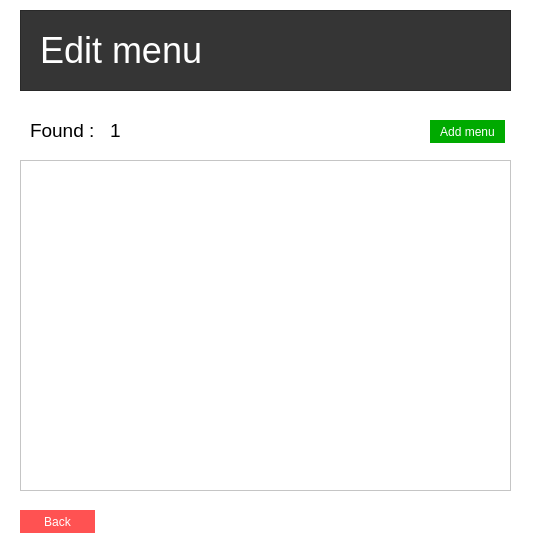
<?xml version="1.0" encoding="UTF-8"?>
<ui version="4.0">
 <class>Dialog</class>
 <widget class="QDialog" name="Dialog">
  <property name="geometry">
   <rect>
    <x>0</x>
    <y>0</y>
    <width>533</width>
    <height>541</height>
   </rect>
  </property>
  <property name="windowTitle">
   <string>Dialog</string>
  </property>
  <property name="styleSheet">
   <string notr="true">background-color: rgb(255, 255, 255);</string>
  </property>
  <widget class="QTableWidget" name="tableWidget">
   <property name="geometry">
    <rect>
     <x>20</x>
     <y>160</y>
     <width>491</width>
     <height>331</height>
    </rect>
   </property>
  </widget>
  <widget class="QFrame" name="frame_3">
   <property name="geometry">
    <rect>
     <x>20</x>
     <y>10</y>
     <width>491</width>
     <height>81</height>
    </rect>
   </property>
   <property name="styleSheet">
    <string notr="true">background-color: rgb(53, 53, 53);
border-width:2px;  
</string>
   </property>
   <property name="frameShape">
    <enum>QFrame::StyledPanel</enum>
   </property>
   <property name="frameShadow">
    <enum>QFrame::Raised</enum>
   </property>
   <widget class="QLabel" name="name">
    <property name="geometry">
     <rect>
      <x>20</x>
      <y>10</y>
      <width>211</width>
      <height>61</height>
     </rect>
    </property>
    <property name="font">
     <font>
      <pointsize>27</pointsize>
     </font>
    </property>
    <property name="styleSheet">
     <string notr="true">color:white;</string>
    </property>
    <property name="text">
     <string>Edit menu</string>
    </property>
   </widget>
  </widget>
  <widget class="QPushButton" name="add_but">
   <property name="geometry">
    <rect>
     <x>430</x>
     <y>120</y>
     <width>75</width>
     <height>23</height>
    </rect>
   </property>
   <property name="styleSheet">
    <string notr="true">color:rgb(255, 255, 255);
background-color:rgb(0, 170, 0);
border:none;</string>
   </property>
   <property name="text">
    <string>Add menu</string>
   </property>
  </widget>
  <widget class="QLabel" name="label_3">
   <property name="geometry">
    <rect>
     <x>30</x>
     <y>120</y>
     <width>71</width>
     <height>21</height>
    </rect>
   </property>
   <property name="font">
    <font>
     <pointsize>14</pointsize>
    </font>
   </property>
   <property name="text">
    <string>Found :</string>
   </property>
  </widget>
  <widget class="QLabel" name="found">
   <property name="geometry">
    <rect>
     <x>110</x>
     <y>120</y>
     <width>71</width>
     <height>21</height>
    </rect>
   </property>
   <property name="font">
    <font>
     <pointsize>14</pointsize>
    </font>
   </property>
   <property name="text">
    <string>1</string>
   </property>
  </widget>
  <widget class="QPushButton" name="back_but">
   <property name="geometry">
    <rect>
     <x>20</x>
     <y>510</y>
     <width>75</width>
     <height>23</height>
    </rect>
   </property>
   <property name="styleSheet">
    <string notr="true">color:rgb(255, 255, 255);
background-color: rgb(255, 82, 82);
border:none;</string>
   </property>
   <property name="text">
    <string>Back</string>
   </property>
  </widget>
 </widget>
 <resources/>
 <connections/>
</ui>
